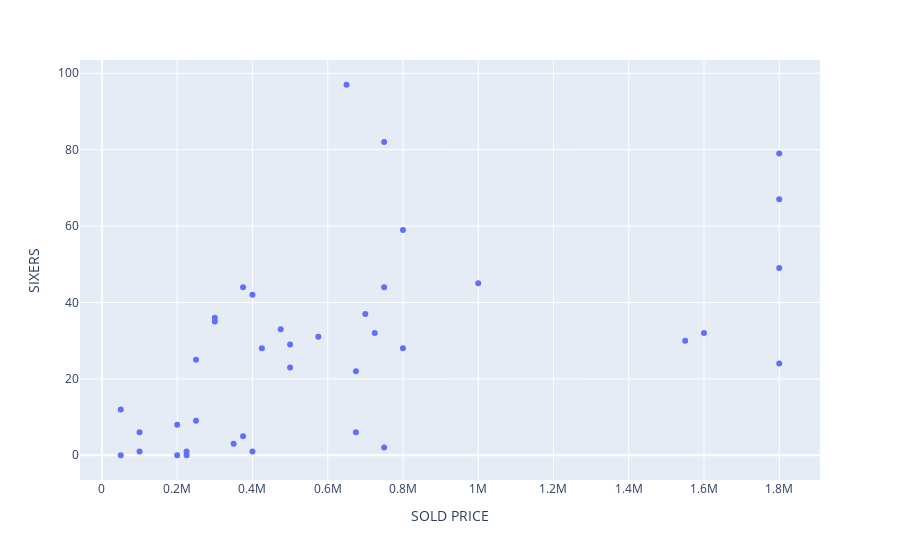

The cell this chart's notebook holds for it:
### Code cell
px.scatter(data_frame= ipl_batsman_df , x= 'SOLD PRICE' , y= 'SIXERS')

### Figure 1 — Plotly figure (JSON) as saved in the notebook; plotly's stock layout.template omitted (floating-point values rounded to 4 significant figures)
{"data": [{"hovertemplate": "SOLD PRICE=%{x}<br>SIXERS=%{y}<extra></extra>", "legendgroup": "", "marker": {"color": "#636efa", "symbol": "circle"}, "mode": "markers", "name": "", "orientation": "v", "showlegend": false, "type": "scatter", "x": [800000, 50000, 200000, 300000, 500000, 300000, 350000, 725000, 400000, 575000, 375000, 425000, 250000, 475000, 675000, 200000, 1800000, 375000, 100000, 1550000, 50000, 400000, 650000, 225000, 1800000, 750000, 100000, 250000, 1000000, 1800000, 675000, 1600000, 800000, 700000, 750000, 500000, 750000, 225000, 1800000], "xaxis": "x", "y": [28, 0, 0, 36, 23, 35, 3, 32, 42, 31, 44, 28, 25, 33, 6, 8, 49, 5, 6, 30, 12, 1, 97, 1, 79, 82, 1, 9, 45, 24, 22, 32, 59, 37, 44, 29, 2, 0, 67], "yaxis": "y"}], "layout": {"autosize": true, "legend": {"tracegroupgap": 0}, "margin": {"t": 60}, "xaxis": {"anchor": "y", "autorange": true, "domain": [0, 1], "range": [-62460.0, 1912000.0], "title": {"text": "SOLD PRICE"}, "type": "linear"}, "yaxis": {"anchor": "x", "autorange": true, "domain": [0, 1], "range": [-7.51, 104.5], "title": {"text": "SIXERS"}, "type": "linear"}}}
